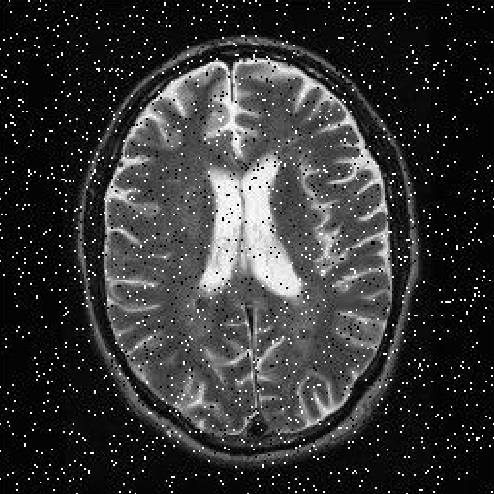
%> input picture uts_sismul.jpg, 494 x 494 px
$ octave hpf.m   (GNU Octave 9; MATLAB toolbox functions it lacks are replaced by stand-ins)
%> lines starting %> are read from the running program, lines starting %| are printed output that depends on the picture
p=imread('uts_sismul.jpg');
%> p is the input picture: size 494x494x3 uint8; min 0, max 255, mean 53
p=p(:,:,1);
%> p: size 494x494 uint8
Hpf=[-1 0 1; -2 0 2; -1 0 1]
plot_hpf=filter2(Hpf,p,'same');
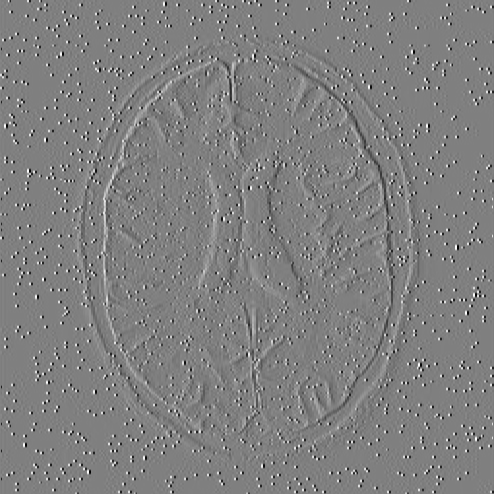
%> plot_hpf: size 494x494 double; min -1008, max 1001, mean 0; drawn with min black and max white
plot_hpf=mat2gray(plot_hpf)
imshow(plot_hpf);
figure,imhist(plot_hpf);
%> after `imhist(plot_hpf)`:
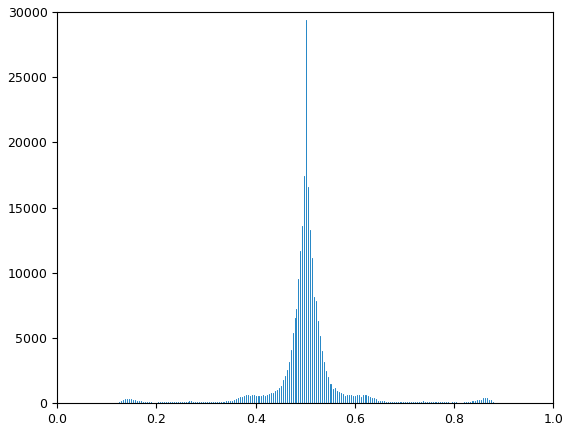
%> figure redrawn from the program's plot data; highest point at x = 0.502, y = 29352
